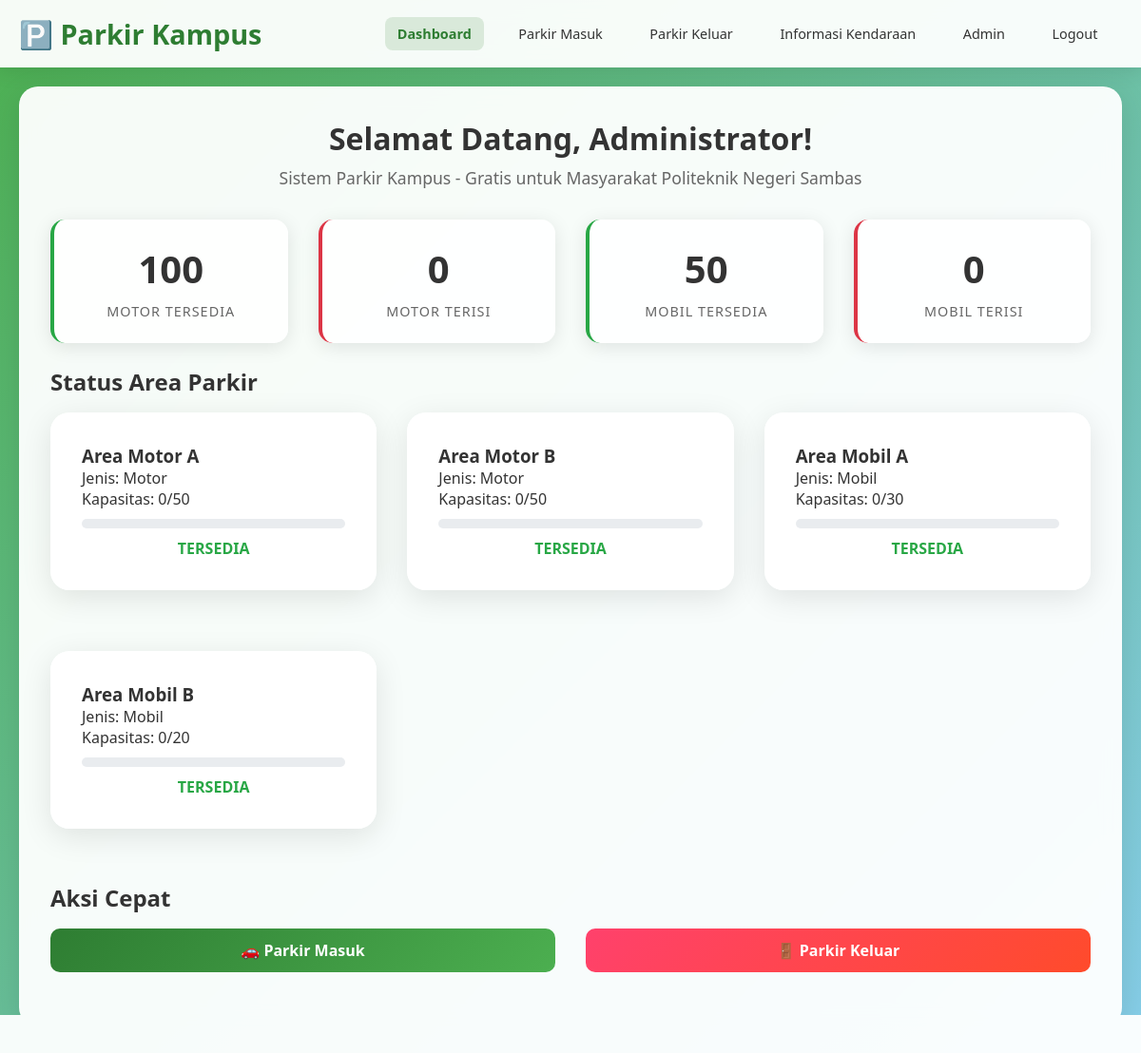
/index.php (signed in), run on the app's committed database.
### tables this page shows
CREATE TABLE area_parkir (
    id INT AUTO_INCREMENT PRIMARY KEY,
    nama_area VARCHAR(50) NOT NULL,
    jenis_kendaraan ENUM('motor', 'mobil') NOT NULL,
    kapasitas INT NOT NULL,
    terisi INT DEFAULT 0,
    status ENUM('aktif', 'maintenance') DEFAULT 'aktif'
);

### config.php (called while the page is built, shortened)
<?php
function isAdmin() {
    return isset($_SESSION['role']) && $_SESSION['role'] === 'admin';
}
?>

### index.php (the view, shortened to what this page needs)
<?php
require_once 'config.php';
$pdo = getConnection();
$stmt = $pdo->query("SELECT * FROM area_parkir WHERE status = 'aktif'");
$areas = $stmt->fetchAll(PDO::FETCH_ASSOC);
$total_motor = 0;
$total_mobil = 0;
$terisi_motor = 0;
$terisi_mobil = 0;
foreach ($areas as $area) {
    if ($area['jenis_kendaraan'] === 'motor') {
        $total_motor += $area['kapasitas'];
        $terisi_motor += $area['terisi'];
    } else {
        $total_mobil += $area['kapasitas'];
        $terisi_mobil += $area['terisi'];
    }
}
?>
<!DOCTYPE html>
<html lang="id">
<head>
    <link rel="stylesheet" href="style.css">
</head>
<body>
    <header class="header">
        <nav class="nav">
            <div class="nav-left">
                <a href="index.php" class="logo">🅿️ Parkir Kampus</a>
            </div>
                <ul class="nav-links" id="nav-links">
                    <li><a href="index.php" class="active">Dashboard</a></li>
                    <li><a href="parkir_masuk.php">Parkir Masuk</a></li>
                    <li><a href="parkir_keluar.php">Parkir Keluar</a></li>
                    <li><a href="kendaraan.php">Informasi Kendaraan</a></li>
                        <?php if (isAdmin()): ?>
                    <li><a href="admin/">Admin</a></li>
                        <?php endif; ?>
                    <li><a href="logout.php">Logout</a></li>
                </ul>
        </nav>
    </header>
    <div class="container">
        <div class="card">
            <div class="card-header">
                <h1 class="card-title">Selamat Datang, <?= htmlspecialchars($_SESSION['nama_lengkap']) ?>!</h1>
                <p class="card-subtitle">Sistem Parkir Kampus - Gratis untuk Masyarakat Politeknik Negeri Sambas</p>
            </div>
                <div class="grid grid-4 mb-3">
                    <div class="status-card status-available">
                        <div class="status-number"><?= $total_motor - $terisi_motor ?></div>
                        <div class="status-label">Motor Tersedia</div>
                    </div>
                     <div class="status-card status-occupied">
                        <div class="status-number"><?= $terisi_motor ?></div>
                        <div class="status-label">Motor Terisi</div>
                    </div>
                    <div class="status-card status-available">
                        <div class="status-number"><?= $total_mobil - $terisi_mobil ?></div>
                        <div class="status-label">Mobil Tersedia</div>
                    </div>
                    <div class="status-card status-occupied">
                        <div class="status-number"><?= $terisi_mobil ?></div>
                        <div class="status-label">Mobil Terisi</div>
                    </div>
                </div>
                <h2 class="mb-2">Status Area Parkir</h2>
                    <div class="grid grid-2 mb-3">
                        <?php foreach ($areas as $area): ?>
                            <div class="card">
                                <h3><?= htmlspecialchars($area['nama_area']) ?></h3>
                                    <p>Jenis: <?= ucfirst($area['jenis_kendaraan']) ?></p>
                                    <p>Kapasitas: <?= $area['terisi'] ?>/<?= $area['kapasitas'] ?></p>
                                        <div style="background: #e9ecef; height: 10px; border-radius: 5px; margin: 10px 0;">
                                        </div>
                                    <p class="text-center">
                                        <?php if ($area['terisi'] >= $area['kapasitas']): ?>
                                             <span style="color: #dc3545; font-weight: bold;">PENUH</span>
                                        <?php else: ?>
                                            <span style="color: #28a745; font-weight: bold;">TERSEDIA</span>
                                        <?php endif; ?>
                                    </p>
                            </div>
                        <?php endforeach; ?>
                    </div>
                    <h2 class="mb-2">Aksi Cepat</h2>
                        <div class="grid grid-2 mb-3">
                            <a href="parkir_masuk.php" class="btn btn-success btn-full">
                                🚗 Parkir Masuk
                            </a>
                            <a href="parkir_keluar.php" class="btn btn-danger btn-full">
                            🚪 Parkir Keluar
                            </a>
                        </div>
                </div>
            </div>
</body>
</html>

### style.css (style rules this page uses)
* { margin: 0; padding: 0; box-sizing: border-box; }
body { font-family: 'Segoe UI', Tahoma, Geneva, Verdana, sans-serif; background: linear-gradient(135deg, #4CAF50 0%, #87CEEB 100%); min-height: 100vh; color: #333; }
.container { max-width: 1200px; margin: 0 auto; padding: 20px; }
.header { background: rgba(255, 255, 255, 0.95); backdrop-filter: blur(10px); padding: 1rem 0; box-shadow: 0 4px 20px rgba(0, 0, 0, 0.1); position: sticky; top: 0; z-index: 100; }
.nav { display: flex; justify-content: space-between; align-items: center; max-width: 100px; margin: 0 auto; padding: 0 15px; }
.logo { font-size: 1.8rem; font-weight: bold; color: #2E7D32; text-decoration: none; }
.nav-links { display: flex; list-style: none; gap: 2rem; transition: color 0.3s ease; padding: 0.5rem 0.8rem; border-radius: 8px; font-size: 0.9rem; white-space: nowrap; }
.nav-links a { text-decoration: none; color: #333; font-weight: 500; transition: color 0.3s ease; }
.card { background: rgba(255, 255, 255, 0.95); backdrop-filter: blur(10px); border-radius: 20px; padding: 2rem; box-shadow: 0 8px 32px rgba(0, 0, 0, 0.1); margin-bottom: 2rem; border: 1px solid rgba(255, 255, 255, 0.2); }
.card-header { text-align: center; margin-bottom: 2rem; }
.card-title { font-size: 2rem; color: #333; margin-bottom: 0.5rem; }
.card-subtitle { color: #666; font-size: 1.1rem; }
.btn { padding: 12px 24px; border: none; border-radius: 10px; font-size: 1rem; font-weight: 600; cursor: pointer; transition: all 0.3s ease; text-decoration: none; display: inline-block; text-align: center; }
.btn-success { background: linear-gradient(135deg, #2E7D32 0%, #4CAF50 100%); color: white; }
.btn-danger { background: linear-gradient(135deg, #ff416c 0%, #ff4b2b 100%); color: white; }
.btn-full { width: 100%; }
.grid { display: grid; gap: 2rem; }
.grid-2 { grid-template-columns: repeat(auto-fit, minmax(300px, 1fr)); }
.grid-4 { grid-template-columns: repeat(auto-fit, minmax(200px, 1fr)); }
.status-card { background: rgba(255, 255, 255, 0.95); border-radius: 15px; padding: 1.5rem; text-align: center; box-shadow: 0 4px 20px rgba(0, 0, 0, 0.1); border-left: 4px solid; }
.status-available { border-left-color: #28a745; }
.status-occupied { border-left-color: #dc3545; }
.status-number { font-size: 2.5rem; font-weight: bold; margin-bottom: 0.5rem; }
.status-label { color: #666; font-size: 0.9rem; text-transform: uppercase; letter-spacing: 1px; }
.text-center { text-align: center; }
.mb-2 { margin-bottom: 1rem; }
.mb-3 { margin-bottom: 1.5rem; }
.nav-links a.active { color: #2E7D32; font-weight: bold; background: rgba(46, 125, 50, 0.1); border-radius: 8px; }
.nav { display: flex; justify-content: space-between; align-items: center; max-width: 1200px; margin: 0 auto; padding: 0 20px; }
.nav-left { display: flex; align-items: center; }
.logo { font-size: 1.8rem; font-weight: bold; color: #2E7D32; text-decoration: none; white-space: nowrap; }
.nav-links { display: flex; list-style: none; gap: 1.5rem; align-items: center; }
.nav-links a { text-decoration: none; color: #333; font-weight: 500; transition: color 0.3s ease; padding: 0.5rem 0.8rem; border-radius: 6px; }
.nav-links a.active { color: #2E7D32; font-weight: bold; background: rgba(46, 125, 50, 0.15); }

### data on the page
area_parkir: nama_area "Area Motor A", jenis_kendaraan "Motor", terisi "0", kapasitas "50", shows "TERSEDIA"
area_parkir: nama_area "Area Motor B", jenis_kendaraan "Motor", terisi "0", kapasitas "50", shows "TERSEDIA"
area_parkir: nama_area "Area Mobil A", jenis_kendaraan "Mobil", terisi "0", kapasitas "30", shows "TERSEDIA"
area_parkir: nama_area "Area Mobil B", jenis_kendaraan "Mobil", terisi "0", kapasitas "20", shows "TERSEDIA"

### other printed values
$_SESSION['nama_lengkap'] "Administrator"
$total_motor - $terisi_motor "100"
$terisi_motor "0"
$total_mobil - $terisi_mobil "50"
$terisi_mobil "0"
